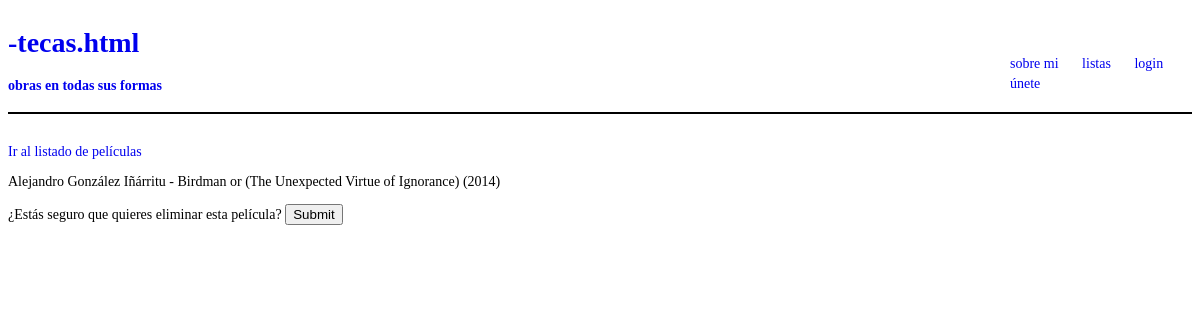
Page /app_a/eliminar_pelicula/1 on the committed database.
### app_a/models.py (models this page shows, shortened)
class Pelicula(models.Model):
    titulo = models.CharField(max_length=100)
    anio = models.IntegerField()
    dir = models.CharField(max_length=100)
    dur = models.IntegerField()

### app_a/views.py (the view)
# urls.py: path('eliminar_pelicula/<int:pk>', views.PeliculaDeleteView.as_view(), name='eliminar_pelicula'),
class PeliculaDeleteView(DeleteView):
    model = Pelicula
    success_url = '/app_a/lista_pelicula'
    template_name = 'pelicula/borrar_pelicula.html'

### app_a/templates/pelicula/borrar_pelicula.html (shortened to what this page needs)
{% extends 'tem/base.html' %}
{% block body %}
    <a href={% url 'lista_pelicula' %}>Ir al listado de películas</a>
    {% if pelicula %}
        <p>
            {{pelicula.dir}} - {{pelicula.titulo}} ({{pelicula.anio}})
        </p>
    {% endif %}
    <form method='POST'> {% csrf_token %}
        ¿Estás seguro que quieres eliminar esta película?
        <input type='submit' placeholder='Eliminar pelicula'>
    </form>
{% endblock %}

### app_a/static/stc/base.css (style rules this page uses)
body { font-size: .875rem; font-family: Verdana; }
a { text-decoration: none; }

### rows in the picture
Pelicula: dir "Alejandro González Iñárritu", titulo "Birdman or (The Unexpected Virtue of Ignorance)", anio "2014"
